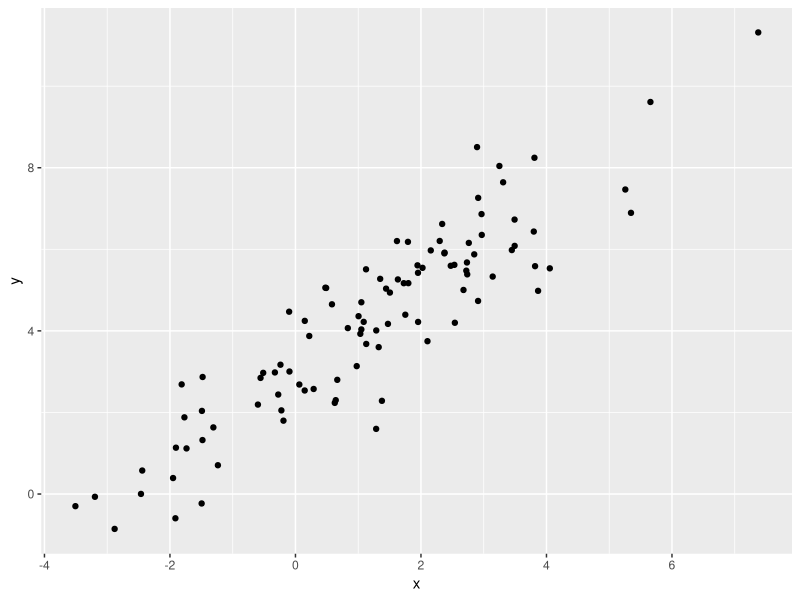

The R script that drew this image:
## ---- chunk 1
library(tidyverse)
## ---- chunk 2
plot_df = 
  tibble(
    x = rnorm(100, mean = 1, sd = 2),
    y = 1 + 2 + x + rnorm(100)
  )
## ---- chunk 3
plot_df |>
  ggplot(aes(x = x, y = y)) +
  geom_point()
